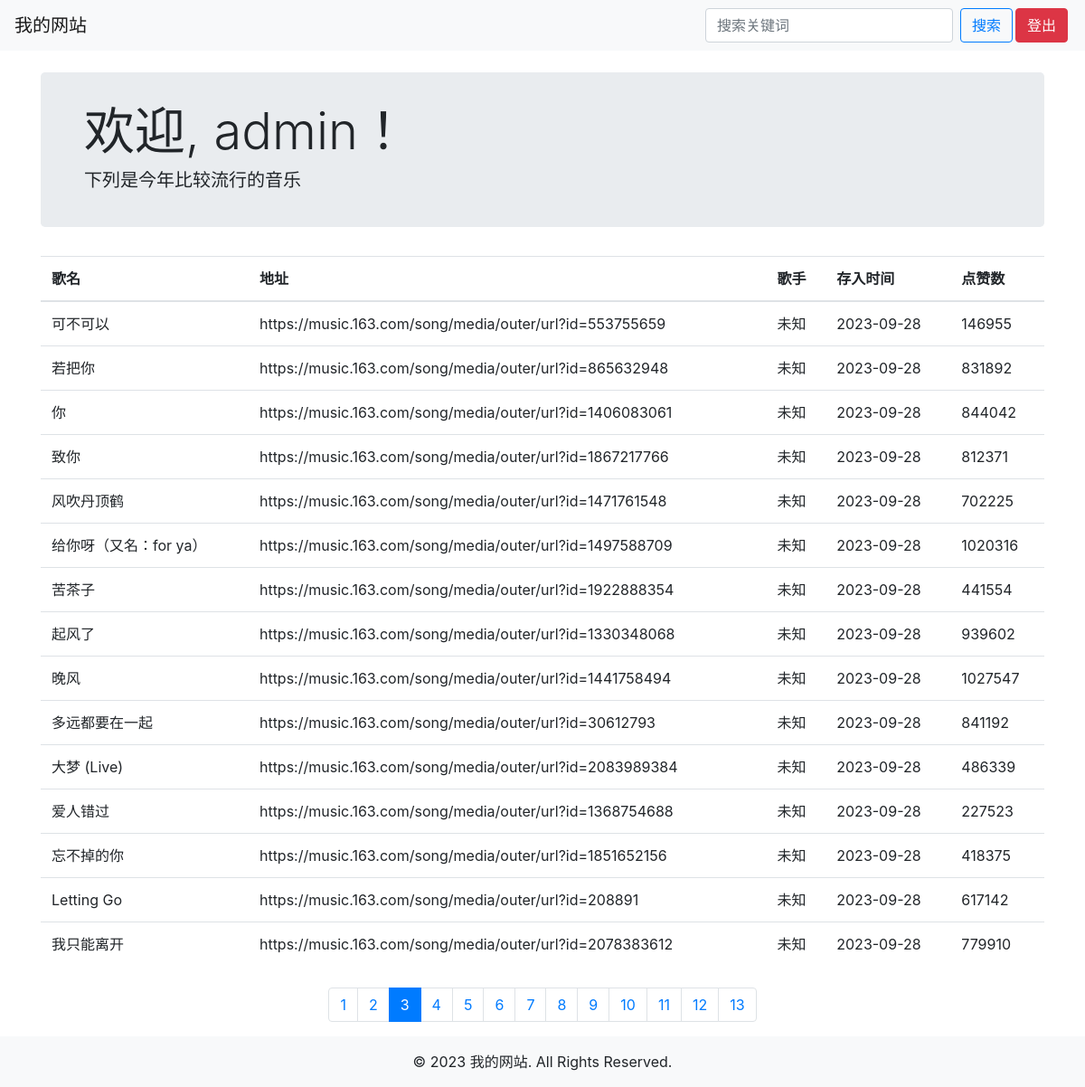
Screenshot of /?page=3 (signed in) with the database file from the repository.
### tables this page shows
CREATE TABLE `search_data`  (
  `data_id` int NOT NULL AUTO_INCREMENT,
  `title` varchar(100) NOT NULL COMMENT '歌名',
  `addr` varchar(100) NOT NULL COMMENT '描述',
  `release_date` date NULL DEFAULT NULL COMMENT '出版时间',
  `genre` varchar(50) NULL DEFAULT NULL COMMENT '歌手',
  `popularity` int NULL DEFAULT NULL COMMENT '热度',
  PRIMARY KEY (`data_id`) USING BTREE
);

### index.php (the view, shortened to what this page needs)
<?php
include('db.php');
$data = [];
if (isset($_POST['keyword'])) {
    $keyword = $_POST['keyword'];
    $sql = "SELECT * FROM search_data WHERE title LIKE '%$keyword%'";
    $result = mysqli_query($conn, $sql);
    if ($result) {
        while ($row = mysqli_fetch_assoc($result)) {
            $data[] = $row;
        }
    }
} else {
    $sql = "SELECT * FROM search_data";
    $result = mysqli_query($conn, $sql);
    if ($result) {
        while ($row = mysqli_fetch_assoc($result)) {
            $data[] = $row;
        }
    }
}
$results_per_page = 15;
$total_results = count($data);
$total_pages = ceil($total_results / $results_per_page);
if (!isset($_GET['page'])) {
    $current_page = 1;
} else {
    $current_page = $_GET['page'];
}
$start_index = ($current_page - 1) * $results_per_page;
$end_index = $start_index + $results_per_page;
?>
<!DOCTYPE html>
<html>
<head>
    <link rel="stylesheet" href="css/bootstrap.min.css">
</head>
<body>
    <nav class="navbar navbar-expand-lg navbar-light bg-light">
        <a class="navbar-brand" href="#">我的网站</a>
        <div class="collapse navbar-collapse" id="navbarNav">
            <ul class="navbar-nav ml-auto">
                <li class="nav-item">
                    <form class="form-inline" method="POST">
                        <input type="text" name="keyword" class="form-control mr-sm-2" placeholder="搜索关键词" required>
                        <button type="submit" class="btn btn-outline-primary my-2 my-sm-0">搜索</button>
                    </form>
                </li>
                <li class="nav-item">
                    <form method="POST">
                        <button type="submit" name="logout" class="btn btn-danger">登出</button>
                    </form>
                </li>
            </ul>
        </div>
    </nav>
    <div class="container mt-4">
        <div class="jumbotron">
            <h3 class="display-4 small-welcome">欢迎, <?php echo $_SESSION['username']; ?>！</h3>
            <h5>下列是今年比较流行的音乐</h5>
        </div>
        <?php if (empty($data)): ?>
            <div class="alert alert-warning" role="alert">没有找到匹配的结果</div>
        <?php else: ?>
            <table class="table">
                <thead>
                    <tr>
                        <th>歌名</th>
                        <th>地址</th>
                        <th>歌手</th>
                        <th>存入时间</th>
                        <th>点赞数</th>
                    </tr>
                </thead>
                <tbody>
                    <?php for ($i = $start_index; $i < $end_index; $i++): ?>
                        <?php if ($i < count($data)): ?>
                            <tr>
                                <td><?php echo $data[$i]['title']; ?></td>
                                <td><?php echo $data[$i]['addr']; ?></td>
                                <td><?php echo $data[$i]['genre']; ?></td>
                                <td><?php echo $data[$i]['release_date']; ?></td>
                                <td><?php echo $data[$i]['popularity']; ?></td>
                            </tr>
                        <?php endif; ?>
                    <?php endfor; ?>
                </tbody>
            </table>
        <?php endif; ?>
        <nav aria-label="Page navigation" class="mt-4">
            <ul class="pagination justify-content-center">
                <?php for ($page = 1; $page <= $total_pages; $page++): ?>
                    <li class="page-item<?php if ($current_page == $page) echo ' active'; ?>">
                        <a class="page-link" href="?page=<?php echo $page; ?>"><?php echo $page; ?></a>
                    </li>
                <?php endfor; ?>
            </ul>
        </nav>
    </div>
    <footer class="bg-light text-center py-3">
        © <?php echo date("Y"); ?> 我的网站. All Rights Reserved.
    </footer>
</body>
</html>

### index.php (style rules this page uses)
.jumbotron { padding: 2rem 3rem; }
.btn { margin-right: 3px; }

### rows the page displays
search_data: title "可不可以", addr "https://music.163.com/song/media/outer/url?id=553755659", genre "未知", release_date "2023-09-28", popularity "146955"
search_data: title "若把你", addr "https://music.163.com/song/media/outer/url?id=865632948", genre "未知", release_date "2023-09-28", popularity "831892"
search_data: title "你", addr "https://music.163.com/song/media/outer/url?id=1406083061", genre "未知", release_date "2023-09-28", popularity "844042"
search_data: title "致你", addr "https://music.163.com/song/media/outer/url?id=1867217766", genre "未知", release_date "2023-09-28", popularity "812371"
search_data: title "风吹丹顶鹤", addr "https://music.163.com/song/media/outer/url?id=1471761548", genre "未知", release_date "2023-09-28", popularity "702225"
search_data: title "给你呀（又名：for ya）", addr "https://music.163.com/song/media/outer/url?id=1497588709", genre "未知", release_date "2023-09-28", popularity "1020316"
search_data: title "苦茶子", addr "https://music.163.com/song/media/outer/url?id=1922888354", genre "未知", release_date "2023-09-28", popularity "441554"
search_data: title "起风了", addr "https://music.163.com/song/media/outer/url?id=1330348068", genre "未知", release_date "2023-09-28", popularity "939602"
search_data: title "晚风", addr "https://music.163.com/song/media/outer/url?id=1441758494", genre "未知", release_date "2023-09-28", popularity "1027547"
search_data: title "多远都要在一起", addr "https://music.163.com/song/media/outer/url?id=30612793", genre "未知", release_date "2023-09-28", popularity "841192"
search_data: title "大梦 (Live)", addr "https://music.163.com/song/media/outer/url?id=2083989384", genre "未知", release_date "2023-09-28", popularity "486339"
search_data: title "爱人错过", addr "https://music.163.com/song/media/outer/url?id=1368754688", genre "未知", release_date "2023-09-28", popularity "227523"
search_data: title "忘不掉的你", addr "https://music.163.com/song/media/outer/url?id=1851652156", genre "未知", release_date "2023-09-28", popularity "418375"
search_data: title "Letting Go", addr "https://music.163.com/song/media/outer/url?id=208891", genre "未知", release_date "2023-09-28", popularity "617142"
search_data: title "我只能离开", addr "https://music.163.com/song/media/outer/url?id=2078383612", genre "未知", release_date "2023-09-28", popularity "779910"

### other values shown
$_SESSION['username'] "admin"
